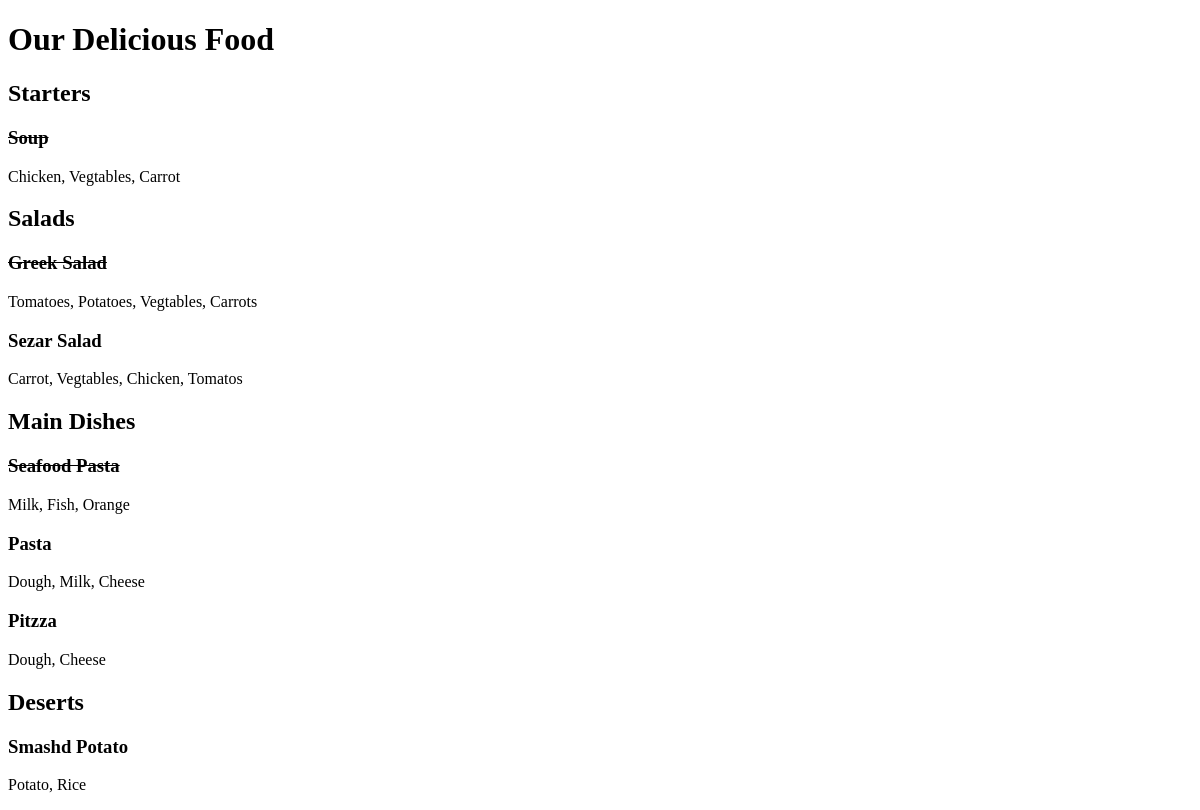
Before: / with the older database file.
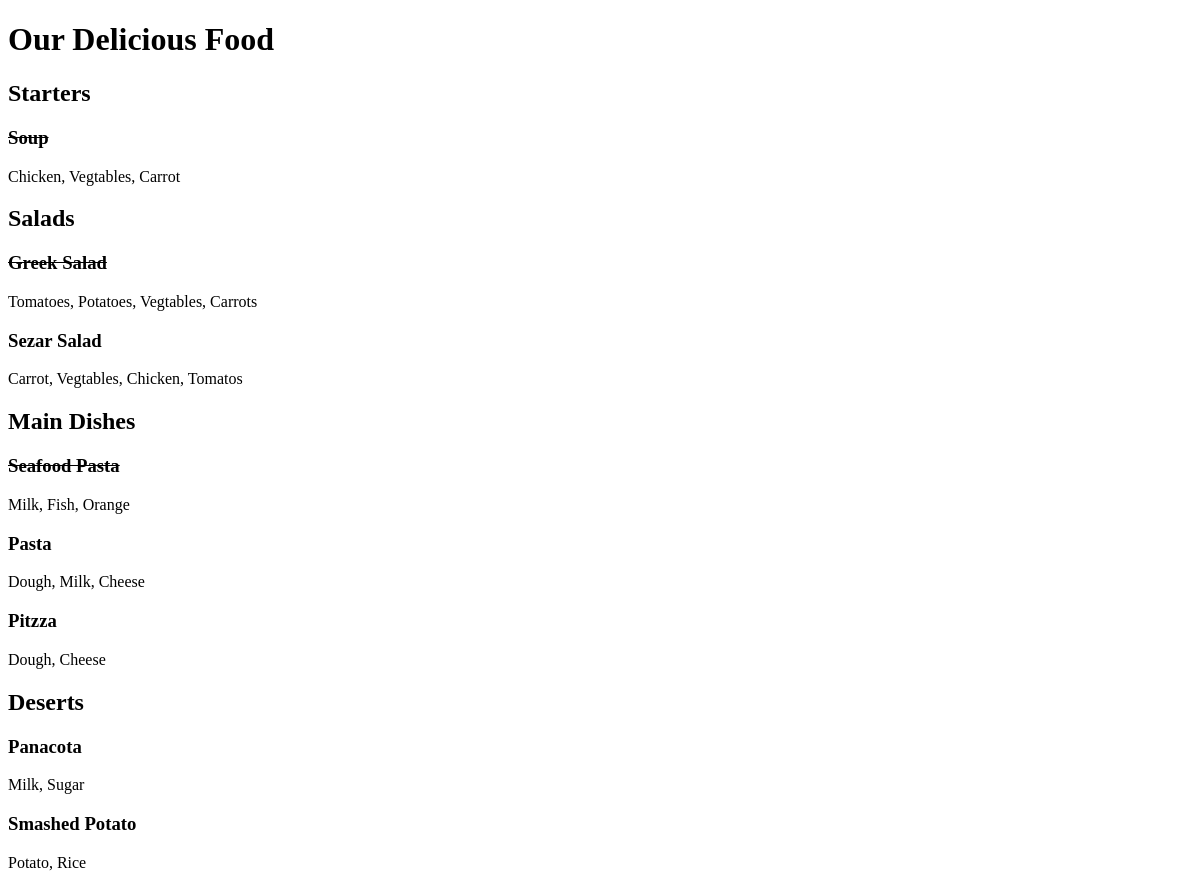
After: the same page with the newer database file.
### restaurant_menu/models.py (models this page shows, shortened)
class Meal(models.Model):
    name = models.CharField(max_length=1500, unique=True)
    description = models.CharField(max_length=5000)
    price = models.DecimalField(max_digits=10, decimal_places=2)
    category = models.CharField(max_length=100, choices=MEAL_KINDS)
    status = models.IntegerField(choices=AVAILABILITY, default=1)
    cook = models.ForeignKey(User, on_delete=models.PROTECT)
    date_created = models.DateTimeField(auto_now_add=True)
    date_updated = models.DateTimeField(auto_now=True)

### restaurant_menu/views.py (the view)
# urls.py: path('', views.MenuList.as_view(), name='home'),
class MenuList(generic.ListView):
    queryset = Meal.objects.order_by("-date_created")
    template_name = "index.html"
    def get_context_data(self, **kwargs):
        context = super().get_context_data(**kwargs)
        context["kinds"] = MEAL_KINDS
        return context

### restaurant_menu/templates/index.html (shortened to what this page needs)
<!DOCTYPE html>
<html lang="en">
<head>
</head>
<body>
    <h1>Our Delicious Food</h1>
    {% for kind in kinds %}
        <h2>{{ kind.1 }}</h2>
        {% for row in meal_list %}
            {% if row.category == kind.0 %}
                {% if row.status == 0 %}
                    <h3><del>{{ row.name }}</del></h3>
                    <p>{{ row.description }}</p>
                {% else %}
                    <h3>{{ row.name }}</h3>
                    <p>{{ row.description }}</p>
                {% endif %}
            {% endif %}
        {% endfor %}
    {% endfor %}
</body>
</html>

Changed rows visible on the page:
added Meal: name "Panacota", description "Milk, Sugar", shown under "Deserts"
changed Meal "Potato, Rice": name "Smashd Potato" → "Smashed Potato"
